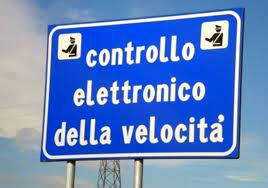
#> input picture data/images/train/img11.jpg, 268 x 188 px, found by its file name
$ python augmentation.py
#> lines starting #> are read from the running program, lines starting #| are printed output that depends on the picture
"""
@file augmentation.py
@brief This python script augment all the images, with different types of filters.
@date   22/11/2023
@author Alberto Dal Bosco
@section Notes
This script resize and convert to black and white and brightness each .jpg image in the three folder val, train and test
adding given prefixs.
At the same time it takes all the .txt annotation files and does exactly the same renaming for each file, to
have correspondence between images and labels.
This procedure is applied for both val, train and test.
I added a progress bar to help the user understand how far the conversion has reached.

AFTER:
fine_tuning.py to train the newly created dataset
    OR
TrainYolov8CustomDataset.ipynb on google Colab selecting 'Modifica' --> 'Impostazioni blocco Note' --> 'Acceleratore Hardware' --> T4 GPU --> 'Salva'

The first choice train cNN on your device (VERY VERY SLOW and HEAVY)
The second one is faster and less computational for the device, but needs stable internet connection!
"""

# Imports
import cv2
import os
from tqdm import tqdm  # Assicurati di aver installato la libreria tqdm: pip install tqdm
import random
import numpy as np
import shutil


# CHANGE ONLY THIS FOLDER, ACCORDING TO THE STRUCTURE OF YOUR FILESYSTEM, AND THE PREFIX, w, h
#path_to_project_folder = "/Users/alberto/ROBOTICS/autovelox_detector_project"              #       <---------      MODIFY HERE
path_to_project_folder = "/Users/alberto/Desktop/db"
prefix_r = "r"
prefix_rbw = "rbw"
prefix_rl = "rl"
delete_original = False
w = 640
h = 640

# DO NOT MODIFY THESE
path_to_data_folder = path_to_project_folder + "/data"
path_to_code_folder = path_to_project_folder + "/code"

path_to_images_folder = path_to_data_folder + "/images"
path_to_labels_folder = path_to_data_folder + "/labels"
path_to_videos_folder = path_to_data_folder + "/videos"

path_to_images_train_folder = path_to_images_folder + "/train"
path_to_images_val_folder = path_to_images_folder + "/val"
path_to_images_test_folder = path_to_images_folder + "/test"

path_to_labels_train_folder = path_to_labels_folder + "/train"
path_to_labels_val_folder = path_to_labels_folder + "/val"
path_to_labels_test_folder = path_to_labels_folder + "/test"

path_to_videos_MOV_folder = path_to_videos_folder + "/videos_MOV"
path_to_videos_MP4_folder = path_to_videos_folder + "/videos_MP4"
path_to_frame_folder = path_to_videos_folder + "/frame"


def resize_and_convert(input_path, output_path_r, output_path_rbw, output_path_rl, width, height, delete_original=False):
    """! Function that resize and convert image passed
    @param input_path path of the input folder
    @param output_path_r path of the output folder for resized images
    @param output_path_rbw path of the output folder for the black/white images
    @param output_path_rl path of the output folder for the light_filtered images
    @param width width of the image
    @param height height of the image
    @param delete_original boolean value (defaul = False) that allow deleting original (non filtered) image
    """
#> called with width = 640, height = 640, delete_original = False
    try:
        # Load the image
        img = cv2.imread(input_path)
#> img is the input picture: shape (188, 268, 3); mean B, G, R 195.5, 137, 105.1

        # Resize the image
        resized_img = cv2.resize(img, (width, height))
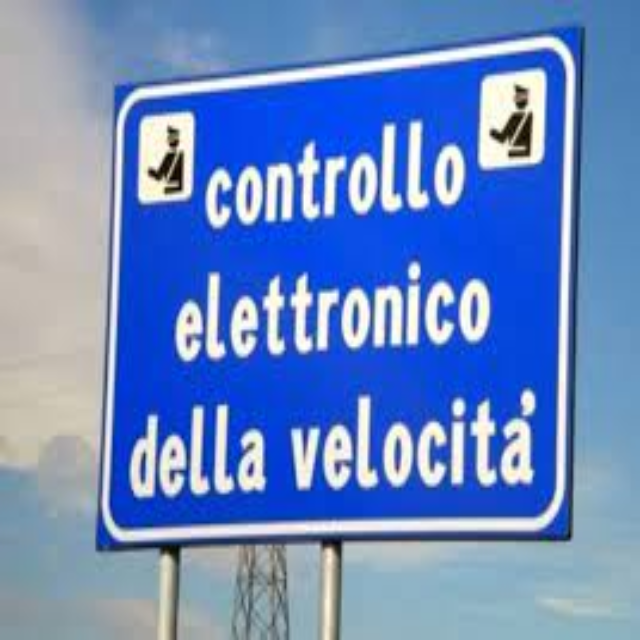
#> resized_img: shape (640, 640, 3); mean B, G, R 195.4, 136.9, 105

        # Convert resized image to black and white image
        bw_img = cv2.cvtColor(resized_img, cv2.COLOR_BGR2GRAY)
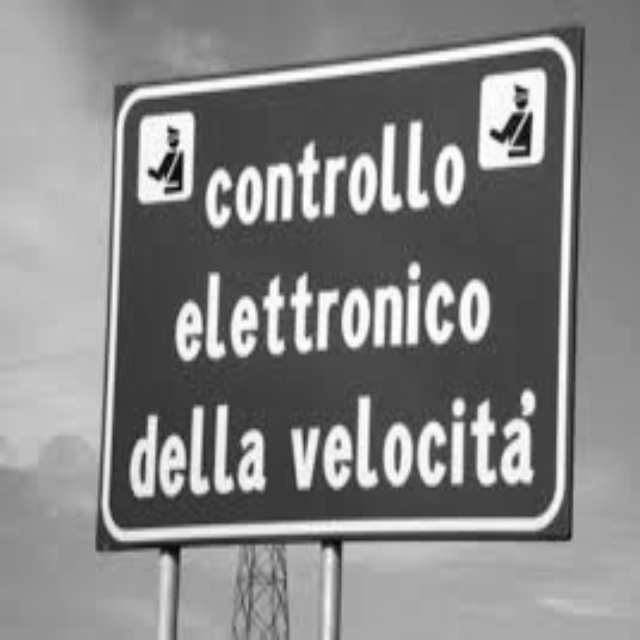
#> bw_img: shape (640, 640); min 4, max 254, mean 134

        # Generate a random value for brightness variation
        brightness_factor = random.uniform(0.5, 1.5)

        # Modify the brightness of the image
        augmented_image = cv2.convertScaleAbs(resized_img, alpha=brightness_factor, beta=0)
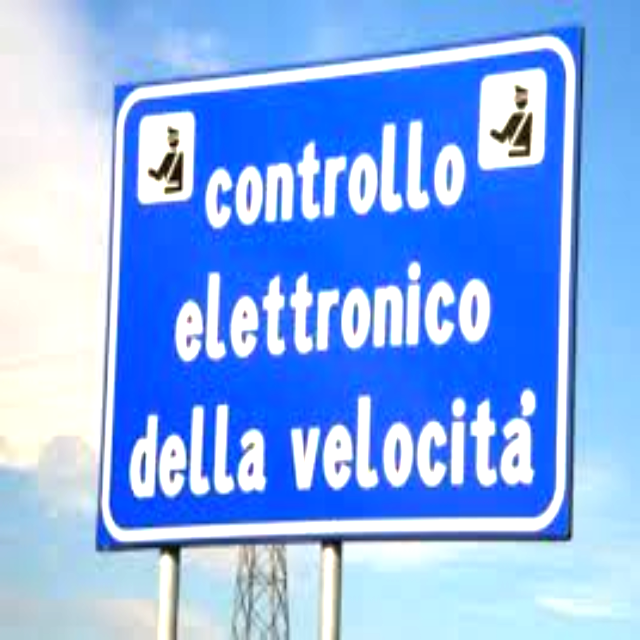
#> augmented_image: shape (640, 640, 3); mean B, G, R 242.8, 176, 133.4

        # Save the bwr image
        cv2.imwrite(output_path_rbw, bw_img)

        # Save the augmented image
        cv2.imwrite(output_path_rl, augmented_image)

        # Delete original image if requested
        if delete_original == False:
            # Save the resized image
            cv2.imwrite(output_path_r, resized_img)

        os.remove(input_path)

    except Exception as e:
        print(f"Error during resizing and convertion {input_path}: {str(e)}")


def resize_and_convert_in_folder(folder_path, width, height, delete_original=False, rename=False, prefix_rbw="rbw", prefix_rl="rl"):
    """! Function that resize and convert in .jpg format the images into the folder passed
    @param folder_path path of the folder that contains all the images
    @param width width of the image
    @param height height of the image
    @param delete_original boolean value (defaul = False) that allow deleting original (non filtered) image
    @param rename boolean that allow to rename the file
    @param prefix_rbw prefix for resized black and white filtered images
    @param prefix_rl prefix for light filtered images
    """
    try:
        # Ensure that the folder path ends with '/'
        if not folder_path.endswith('/'):
            folder_path += '/'

        # Get the list of files to process
        file_list = [filename for filename in os.listdir(folder_path) if filename.lower().endswith(".jpg")]

        # Initialize progress bar
        progress_bar = tqdm(total=len(file_list), desc="Processing images")

        # Scan the folder
        for filename in os.listdir(folder_path):
            if filename.lower().endswith(".jpg"):
                input_path = os.path.join(folder_path, filename)

                # Generate the name for the resized and converted file
                output_filename_rbw = f"{prefix_rbw}_{filename}" if rename else filename
                output_path_rbw = os.path.join(folder_path, output_filename_rbw)

                # Generate the name for the resized and converted file
                output_filename_rl = f"{prefix_rl}_{filename}" if rename else filename
                output_path_rl = os.path.join(folder_path, output_filename_rl)

                # Generate the name for the resized image
                output_filename_r = f"{prefix_r}_{filename}" if rename else filename
                output_path_r = os.path.join(folder_path, output_filename_r)

                # Resize and convert the image in gray scale and brightness
                resize_and_convert(input_path, output_path_r, output_path_rbw, output_path_rl, width, height, delete_original)

                # Update progress bar
                progress_bar.update(1)
#> pass 2 of the loop in resize_and_convert_in_folder, `for filename in os.listdir(folder_path):`:
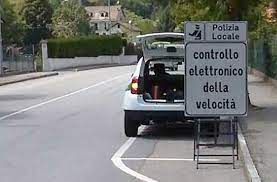
#> input picture data/images/train/img12.jpg, 277 x 182 px, found by its file name
#> in resize_and_convert, img is the input picture: shape (182, 277, 3); mean B, G, R 121.7, 123.3, 122.1
#> in resize_and_convert (call 2), `bw_img = cv2.cvtColor(resized_img, cv2.COLOR_BGR2GRAY)`:
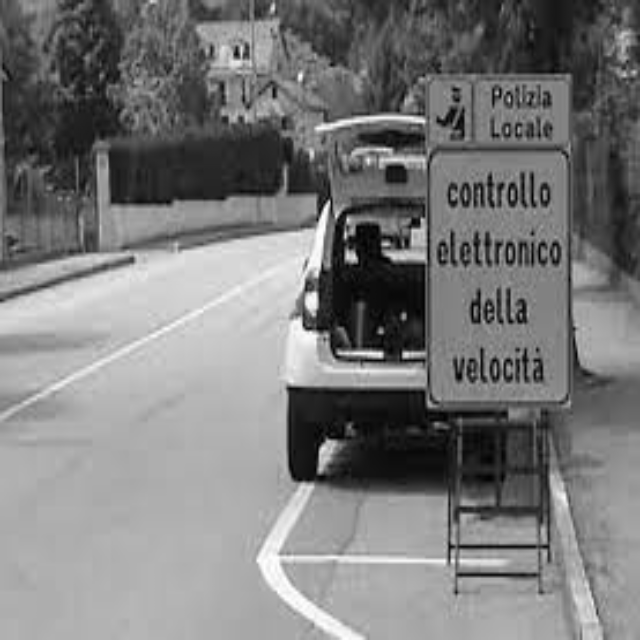
#> bw_img: shape (640, 640); min 1, max 254, mean 122.6
#> in resize_and_convert (call 2), `augmented_image = cv2.convertScaleAbs(resized_img, alpha=brightness_fa..`:
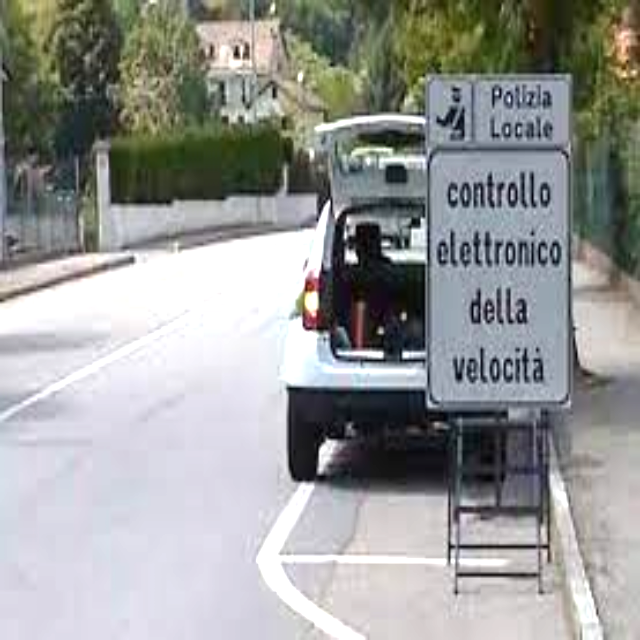
#> augmented_image: shape (640, 640, 3); mean B, G, R 151.6, 153.7, 152.1
#> pass 3 of the loop in resize_and_convert_in_folder, `for filename in os.listdir(folder_path):`:
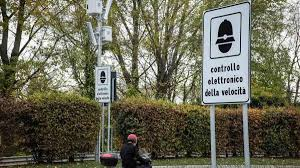
#> input picture data/images/train/img13.jpg, 300 x 168 px, found by its file name
#> in resize_and_convert, img is the input picture: shape (168, 300, 3); mean B, G, R 88.5, 105.6, 106
#> in resize_and_convert (call 3), `resized_img = cv2.resize(img, (width, height))`:
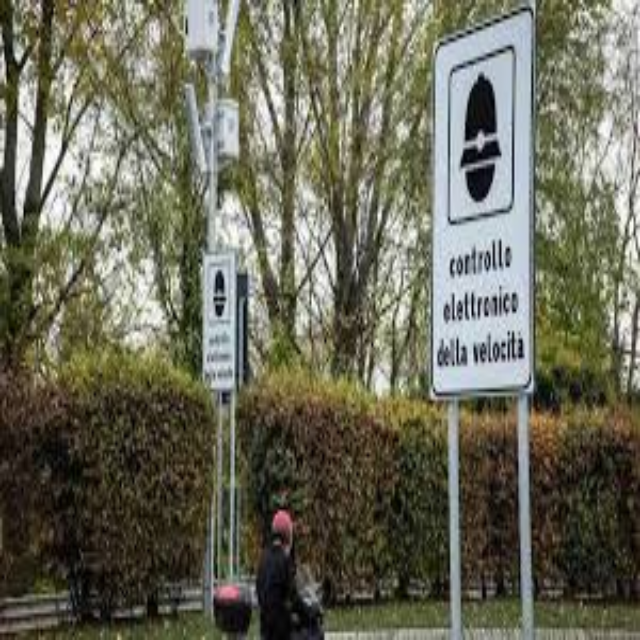
#> resized_img: shape (640, 640, 3); mean B, G, R 88.4, 105.5, 105.9
#> in resize_and_convert (call 3), `bw_img = cv2.cvtColor(resized_img, cv2.COLOR_BGR2GRAY)`:
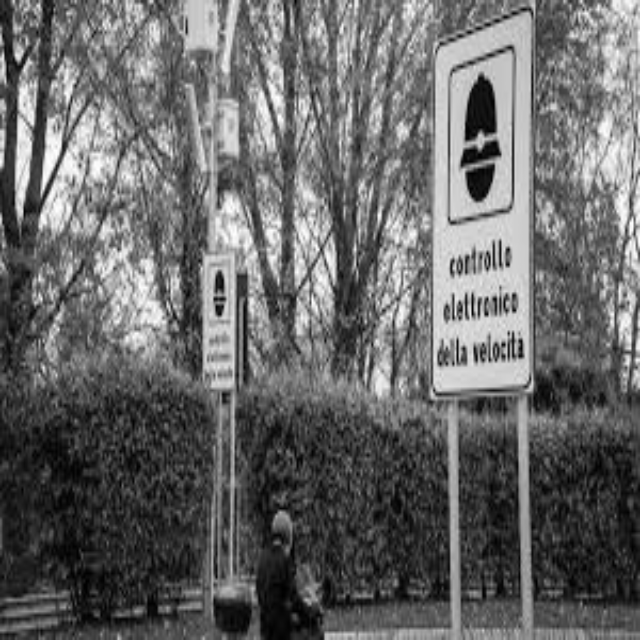
#> bw_img: shape (640, 640); min 0, max 255, mean 103.6
        # Close the progress bar
        progress_bar.close()

    except Exception as e:
        print(f"Error during resizing and conversion of images in the folder {folder_path}: {str(e)}")


# Function to rename text files in a folder
def rename_txt_files(folder_path, delete_original=False, prefix_r="r", prefix_rbw="rbw", prefix_rl="rl"):
    """! Function that rename txt files
    @param folder_path path of the folder that contains all the images
    @param delete_original boolean value (defaul = False) that allow deleting original (non filtered) image
    @param prefix_r prefix for resized images
    @param prefix_rbw prefix for resized black and white filtered images
    @param prefix_rl prefix for light filtered images
    """
#> called with delete_original = False, prefix_r = 'r', prefix_rbw = 'rbw', prefix_rl = 'rl'
    try:
        # Ensure that the folder path ends with '/'
        if not folder_path.endswith('/'):
            folder_path += '/'

        # Get the list of files to process
        file_list = [filename for filename in os.listdir(folder_path) if filename.lower().endswith(".txt")]

        # Initialize progress bar
        progress_bar = tqdm(total=len(file_list), desc="Renaming text files")

        # Scan the folder
        for filename in file_list:
            input_path = os.path.join(folder_path, filename)

            # Generate the new name for the text file
            new_filename_rbw = f"{prefix_rbw}_{filename}"
            new_path_rbw = os.path.join(folder_path, new_filename_rbw)

            # Generate the new name for the text file
            new_filename_rl = f"{prefix_rl}_{filename}"
            new_path_rl = os.path.join(folder_path, new_filename_rl)

            # Generate the new name for the text file
            new_filename_r = f"{prefix_r}_{filename}"
            new_path_r = os.path.join(folder_path, new_filename_r)

            # Copy the text file
            shutil.copy(input_path, new_path_rbw)

            # Copy the text file
            shutil.copy(input_path, new_path_rl)

            # Delete original annotation if requested
            if delete_original == False:
                # Copy the text file
                shutil.copy(input_path, new_path_r)

            os.remove(input_path)

            # Update progress bar
            progress_bar.update(1)

        # Close the progress bar
        progress_bar.close()

    except Exception as e:
        print(f"Error during renaming text files in the folder {folder_path}: {str(e)}")


print("\nTRAIN FOLDER")
resize_and_convert_in_folder(path_to_images_train_folder, w, h, delete_original=delete_original, rename=True, prefix_rbw = prefix_rbw, prefix_rl=prefix_rl)
rename_txt_files(path_to_labels_train_folder, delete_original=delete_original, prefix_r = prefix_r, prefix_rbw = prefix_rbw, prefix_rl=prefix_rl)

print("\nVAL FOLDER")
resize_and_convert_in_folder(path_to_images_val_folder, w, h, delete_original=delete_original, rename=True, prefix_rbw = prefix_rbw, prefix_rl=prefix_rl)
rename_txt_files(path_to_labels_val_folder, delete_original=delete_original, prefix_r = prefix_r, prefix_rbw = prefix_rbw, prefix_rl=prefix_rl)


print("\nTEST FOLDER")
resize_and_convert_in_folder(path_to_images_test_folder, w, h, delete_original=delete_original, rename=True, prefix_rbw = prefix_rbw, prefix_rl=prefix_rl)
#> call 4 of resize_and_convert, with width = 640, height = 640, delete_original = False
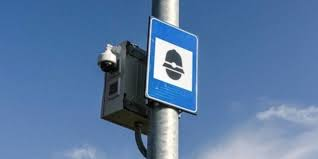
#> input picture data/images/test/img31.jpg, 318 x 159 px, found by its file name
#> in resize_and_convert, img is the input picture: shape (159, 318, 3); mean B, G, R 162.7, 121.9, 90.2
#> in resize_and_convert (call 4), `resized_img = cv2.resize(img, (width, height))`:
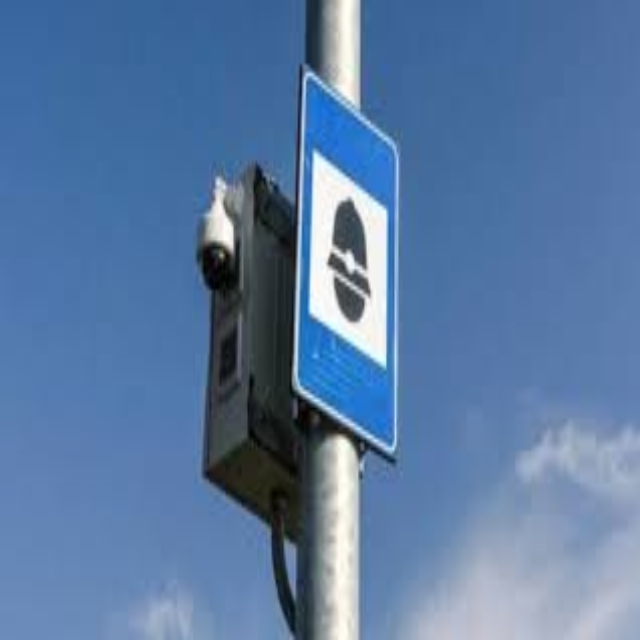
#> resized_img: shape (640, 640, 3); mean B, G, R 162.6, 121.8, 90.2
#> in resize_and_convert (call 4), `bw_img = cv2.cvtColor(resized_img, cv2.COLOR_BGR2GRAY)`:
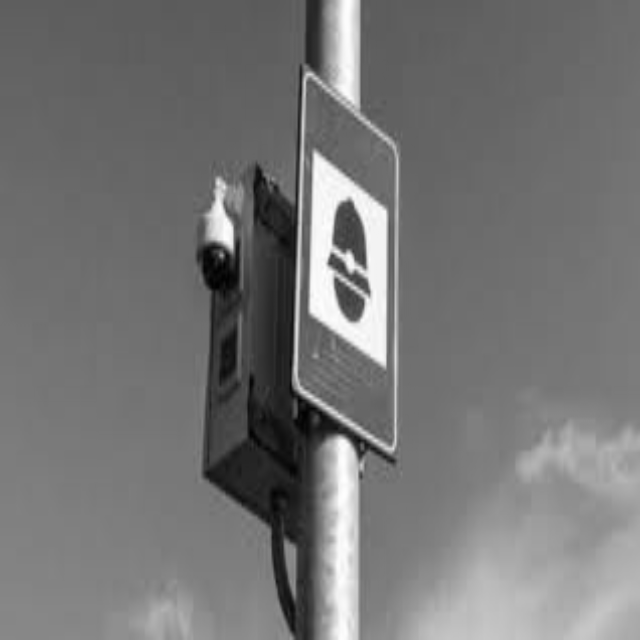
#> bw_img: shape (640, 640); min 1, max 255, mean 117
#> in resize_and_convert (call 4), `augmented_image = cv2.convertScaleAbs(resized_img, alpha=brightness_fa..`:
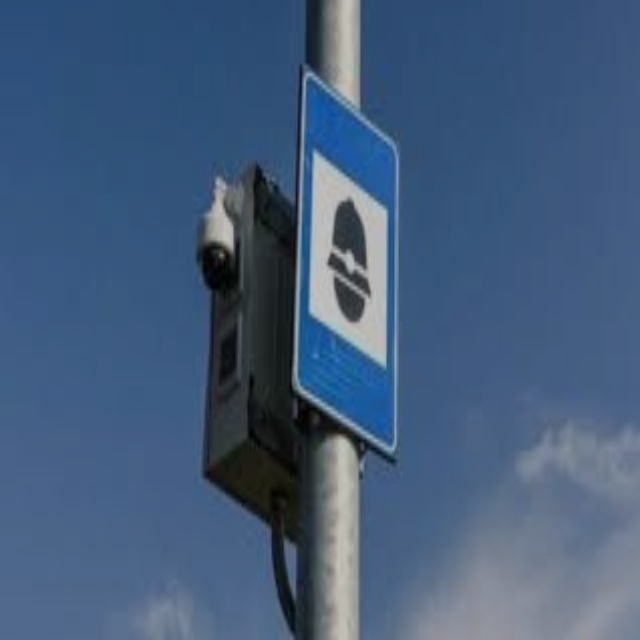
#> augmented_image: shape (640, 640, 3); mean B, G, R 123.4, 92.5, 68.4
rename_txt_files(path_to_labels_test_folder, delete_original=delete_original, prefix_r = prefix_r, prefix_rbw = prefix_rbw, prefix_rl=prefix_rl)
